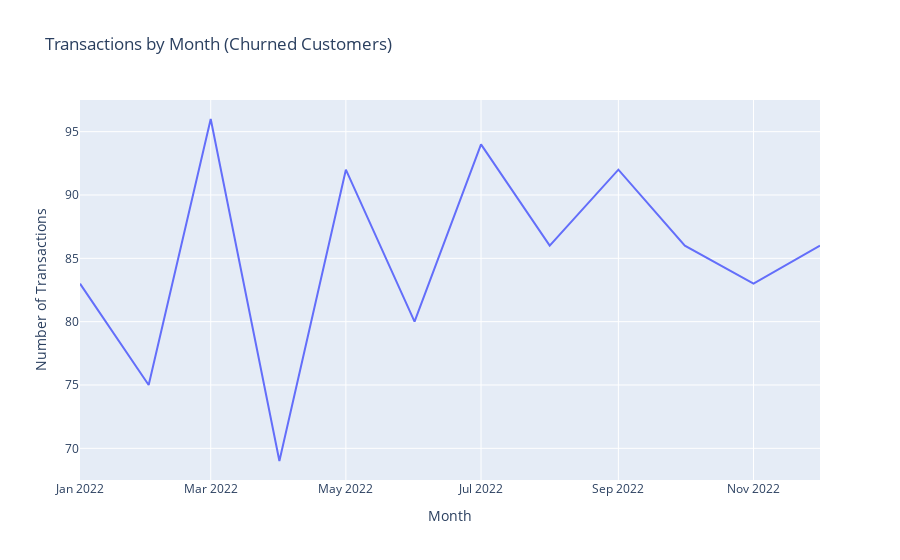

Here is the notebook cell this chart was saved with:
### Markdown cell above
It was observed that spikes were observed after every alternate months

### Code cell
# Convert TransactionMonth from Period to string format
transaction_history_df['TransactionMonth'] = transaction_history_df['TransactionDate'].dt.to_period('M').astype(str)

# Aggregating the number of transactions by month
monthly_transactions = transaction_history_df.groupby('TransactionMonth').size()

# Line plot to visualize transaction trends over months
fig = px.line(monthly_transactions, x=monthly_transactions.index, y=monthly_transactions, title="Transactions by Month (Churned Customers)")
fig.update_layout(xaxis_title="Month", yaxis_title="Number of Transactions")
fig.show()

### Figure 1 — Plotly figure (JSON) as saved in the notebook; plotly's stock layout.template omitted (floating-point values rounded to 4 significant figures)
{"data": [{"hovertemplate": "TransactionMonth=%{x}<br>y=%{y}<extra></extra>", "legendgroup": "", "line": {"color": "#636efa", "dash": "solid"}, "marker": {"symbol": "circle"}, "mode": "lines", "name": "", "orientation": "v", "showlegend": false, "type": "scatter", "x": ["2022-01", "2022-02", "2022-03", "2022-04", "2022-05", "2022-06", "2022-07", "2022-08", "2022-09", "2022-10", "2022-11", "2022-12"], "xaxis": "x", "y": [83, 75, 96, 69, 92, 80, 94, 86, 92, 86, 83, 86], "yaxis": "y"}], "layout": {"autosize": true, "legend": {"tracegroupgap": 0}, "title": {"text": "Transactions by Month (Churned Customers)"}, "xaxis": {"anchor": "y", "autorange": true, "domain": [0, 1], "range": ["2022-01-01", "2022-12-01"], "title": {"text": "Month"}, "type": "date"}, "yaxis": {"anchor": "x", "autorange": true, "domain": [0, 1], "range": [67.5, 97.5], "title": {"text": "Number of Transactions"}, "type": "linear"}}}
